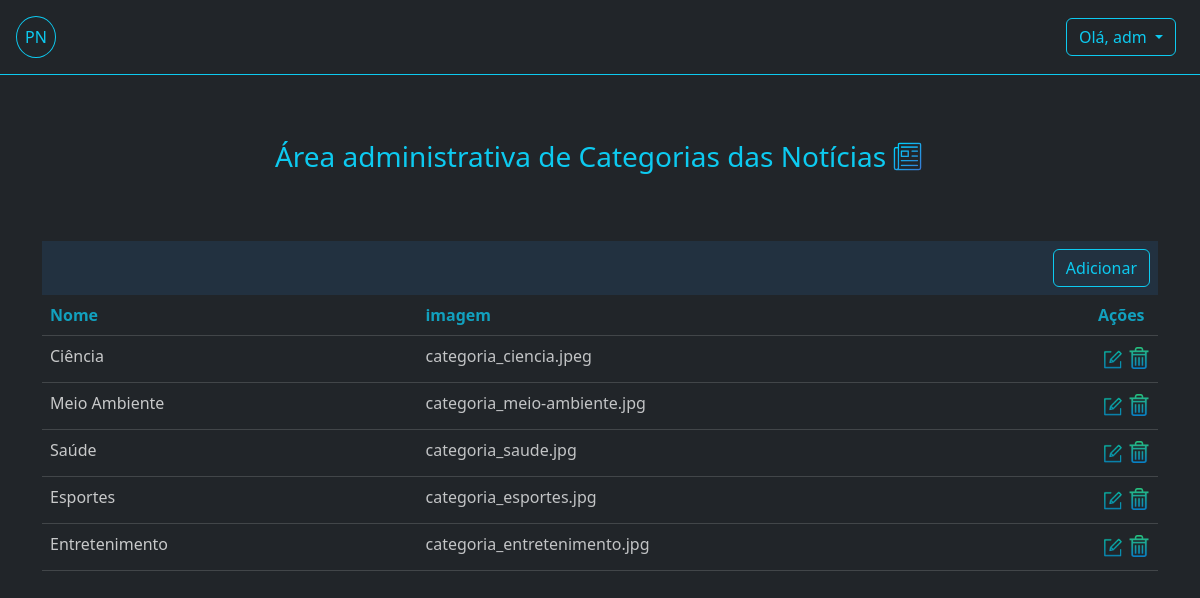
/adm/categorias/ (signed in), run on the app's committed database.
### app_noticias/models.py (models this page shows, shortened)
class Categoria(models.Model):
    nome = models.CharField('Categoria', max_length=30, unique=True)
    imagem = models.ImageField(upload_to='', blank=True, null=True)
    criado_em = models.DateField(auto_now_add=True)

### app_noticias/views.py (the view, shortened to what this page needs)
# urls.py: path('adm/categorias/', CategoriasView.as_view(), name='categorias'),
class CategoriasView(PermissionRequiredMixin, ListView):
    model = Categoria
    permission_required = "app_noticias.view_categoria"
    context_object_name = 'categorias'
    template_name = 'categorias_table.html'

### app_noticias/context_processors.py (called while the page is built)
def user_permissions(request):
    return {
        'is_editor': request.user.groups.filter(name='Editores').exists(),
        'is_author': request.user.groups.filter(name='Autores').exists(),
    }

### app_noticias/templates/categorias_table.html
{% extends "base.html" %}
{% load static %}
{% load django_bootstrap5 %}
{% block content %}
{% static 'media' as media_url %}
{% static 'icones/news.png' as news_url %}
<div class="container" style="margin-top: 60px;">
    <div class="d-flex justify-content-center">
        <p class="text-info fs-3 text-center">Área administrativa de Categorias das Notícias</p>
        <img src="{{ news_url}}" width="35" height="35" class="mt-1 ms-1" />
    </div>
    <div class="table-responsive-sm mt-5">
        <div class="d-flex justify-content-end" style="background-color:#223140;">
            <div class="p-2">
                <a class="btn btn-outline-info " href="{% url 'cadastrar_categoria' %}">Adicionar</a>
            </div>
        </div>
        <table class="table table-dark table-hover opacity-75">
            <thead class="text-info justify-content-center">
                <tr>
                    <th scope="col" class="text-info">Nome</th>
                    <th scope="col" class="text-info">imagem</th>
                    <th scope="col" class="text-info" style="width: 6%;">Ações</th>
                </tr>
            </thead>
            <tbody>
                {% for cate in categorias %}
                <tr>
                    <td>{{ cate.nome }}</td>
                    <td>
                        <a href="{{media_url}}/{{cate.imagem}}" class="text-decoration-none text-light">
                            {{ cate.imagem }}
                        </a>
                    </td>
                    <td>
                        <div class="d-flex justify-content-between" style="max-width: 80px;">
                            <a href="{% url 'editar_categoria' cate.id %}">
                                <img src="/static/icones/edit.png" width="22" height="22" class="m-1" alt="Editar" />
                            </a>
                            <a href="{% url 'excluir_categoria' cate.id %}">
                                <img src="/static/icones/excluir.png" width="22" height="22" alt="Excluir" />
                            </a>
                        </div>
                    </td>
                </tr>
                {% endfor %}
            </tbody>
        </table>
    </div>
</div>
{% endblock %}

### app_noticias/templates/base.html (shortened to what this page needs)
{% load static %}
{% load django_bootstrap5 %}
{% static 'icones/user_edit.png' as editar_url %}
{% static 'icones/senha.png' as senha_url %}
{% static 'icones/news.png' as news_url %}
{% static 'icones/editor.png' as editor_url %}
{% static 'icones/logout.png' as logout_url %}
<!DOCTYPE html>
<html lang="en">
<head>
    {% load django_bootstrap5 %}
    {% bootstrap_css %}
</head>
<body class="bg-body-primary " data-bs-theme="dark">
    <div class="sticky-top  bg-body border-bottom border-info">
        <div class="  hstack d-flex">
            <a href="{% url 'home' %}">
                <div class="text-ligth m-3 p-2 rounded-circle btn btn-outline-info">PN</div>
            </a>
            {% if request.user.is_authenticated %}
            <div class="dropdown ms-auto px-4">
                <button class="btn btn-outline-info dropdown-toggle  " type="button" data-bs-toggle="dropdown"
                    aria-expanded="false">
                    Olá, {{ user.get_username }}
                </button>
            </div>
            {% else %}
            <a href="{% url 'registrar-usuario' %}" class="px-3 ms-auto text-info text-decoration-none">Sign</a>
            <a href="{% url 'login' %}" class="px-3 text-info text-decoration-none">Login</a>
            {% endif %}
        </div>
    </div>
    <div>
        {% block content %}{% endblock %}
    </div>
</body>
</html>

### data on the page
Categoria: nome "Ciência", imagem "categoria_ciencia.jpeg"
Categoria: nome "Meio Ambiente", imagem "categoria_meio-ambiente.jpg"
Categoria: nome "Saúde", imagem "categoria_saude.jpg"
Categoria: nome "Esportes", imagem "categoria_esportes.jpg"
Categoria: nome "Entretenimento", imagem "categoria_entretenimento.jpg"

### other printed values
{{ user.get_username }} "adm"
